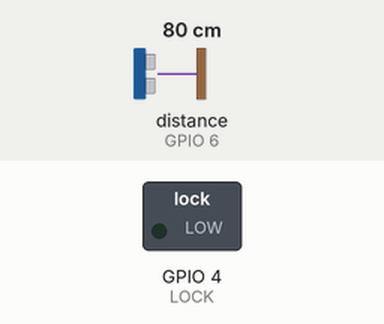
Recording of a sketch running on a simulated ESP8266 (NodeMCU). Parts: switched loads named in the sketch (green lamp = pin HIGH). Wiring (inferred from the names in the program): ultrasonic range finder: trigger GPIO 5; echo GPIO 6. Inputs (shaded band) come from the test bench; at power-on: distance to the obstacle (sensor on GPIO 6) 80 cm. The echo pulse lasts 58.3 µs per cm; WiFi joins after 1.5 s; servers stay silent unless stated; no MQTT or app messages arrive unless stated; pins used as bus, display or sensor lines are not drawn; what the sketch prints to the serial monitor is not drawn.

Above: at 4.2 s.
4.3 s: distance to the obstacle (sensor on GPIO 6) set to 12 cm
5.8 s: distance to the obstacle (sensor on GPIO 6) set to 9 cm
At 6.4 s:
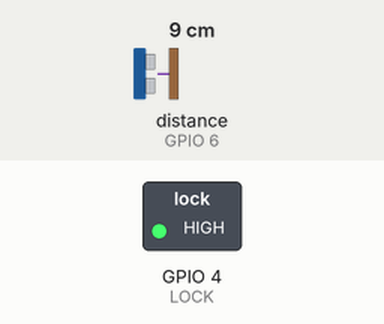
7.3 s: distance to the obstacle (sensor on GPIO 6) set to 18 cm
At 9.9 s:
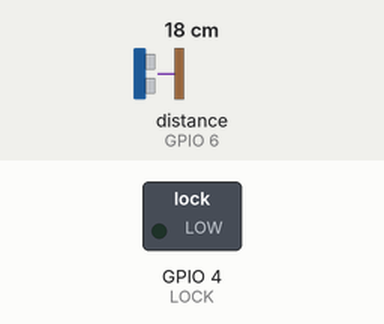
10.3 s: distance to the obstacle (sensor on GPIO 6) set to 2 cm
At 11.0 s:
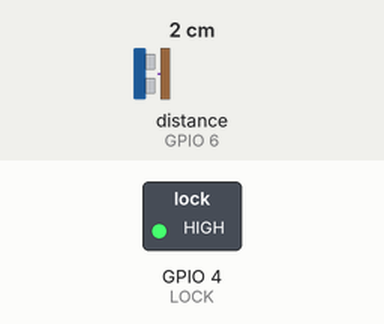
Timing chart, 0 to 12.8 s (numbered marks = the images above; inputs shaded):
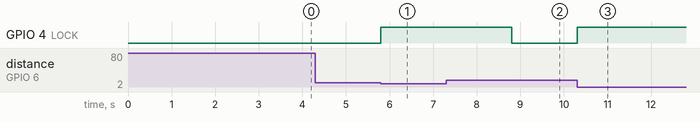

Measured:
- the behaviour switches between 11 and 10 cm on distance to the obstacle (sensor on GPIO 6) (found by bisection; images 0 and 1)
- after the input at 4.3 s, every drawn part: stays the same
- after the input at 5.8 s, GPIO 4 (LOCK): LOW → HIGH at once
- after the input at 7.3 s, GPIO 4 (LOCK): HIGH → LOW after 1.5 s
- after the input at 10.3 s, GPIO 4 (LOCK): LOW → HIGH at once

The sketch:

solenoid_lock_ultrasonic.ino
```cpp
// pin definitions
#define BUZZER 3
#define LOCK 4
#define TRIGGER 5
#define ECHO 6

// added feature if ESP8266 board is used
#if defined(ESP8266)
  #include <ESP8266WiFi.h>
  #include <MQTT.h>
  #define MQTT_BROKER "<INSERT MQTT BROKER HERE>"
  #define MQTT_CLIENT_ID "<INSERT MQTT CLIENT ID HERE>"
  #define MQTT_USER_ID "<INSERT USER ID HERE>"
  #define MQTT_KEY "<INSERT MQTT KEY HERE>"
  #define MQTT_TOPIC "<INSERT TOPIC HERE>"

  const char* ssid     = "<YOUR WIFI SSID>";
  const char* password = "<YOUR WIFI PASSWORD>";

  WiFiClient net;
  MQTTClient client;

  #include "MQTT_Functions.h"
#endif

// variables for reading obstacle distance
long duration;
int distance;

void setup() {
  Serial.begin(9600);
  pinMode(LOCK, OUTPUT);
  pinMode(TRIGGER, OUTPUT);
  pinMode(ECHO, INPUT);
  // make sure solenoid and buzzer is off at startup
  digitalWrite(LOCK, LOW);
  digitalWrite(BUZZER, LOW);
  // if ESP8266 is used, start WiFi connection
  #if defined(ESP8266)
    init_wifi();
  #endif
}

void loop() {
  // Clears the trigPin condition
  digitalWrite(TRIGGER, LOW);
  delayMicroseconds(2);
  // Sets the trigPin HIGH (ACTIVE) for 10 microseconds
  digitalWrite(TRIGGER, HIGH);
  delayMicroseconds(10);
  digitalWrite(TRIGGER, LOW);
  // Reads the echoPin, returns the sound wave travel time in microseconds
  duration = pulseIn(ECHO, HIGH);
  // Calculating the distance
  distance = duration * 0.034 / 2; // Speed of sound wave divided by 2 (go and back)
  // Displays the distance on the Serial Monitor
  if(distance < 10){
    digitalWrite(BUZZER, HIGH);
    digitalWrite(LOCK, HIGH);
    delay(3000);
    digitalWrite(BUZZER, LOW);
    digitalWrite(LOCK, LOW);
  }
}
```

MQTT_Functions.h
```cpp
/// <summary>
/// Connect to MQTT Broker
/// </summary>
#if defined(ESP8266)
void connect() {
  Serial.print("checking wifi...");
  while (WiFi.status() != WL_CONNECTED) {
    Serial.print(".");
    delay(1000);
  }

  Serial.print("\nconnecting...");
  while (!client.connect(MQTT_CLIENT_ID, MQTT_USER_ID, MQTT_KEY)) {
    Serial.print(".");
    delay(1000);
  }

  Serial.println("\nconnected to MQTT broker");

  client.subscribe(MQTT_TOPIC);
}

/// <summary>
/// Event when message is received from MQTT Broker
/// </summary>
void messageReceived(String &topic, String &payload) {
  int caretLoc;
  String message;
  String device_id;

  Serial.println("incoming: " + topic + " - " + payload);

  if(topic != MQTT_TOPIC) return;   // read only config messages
  caretLoc = payload.indexOf('>');
  if(caretLoc > 0){
    device_id = payload.substring(0,caretLoc);
    if(device_id != MQTT_CLIENT_ID) return; // if device id's don't match, discontinue
    message = payload.substring(caretLoc+1);
  }else{
    return;
  }

  if(message.indexOf("ON") > 0){
    digitalWrite(BUZZER, HIGH);
    digitalWrite(LOCK, HIGH);
    delay(3000);
    digitalWrite(BUZZER, LOW);
    digitalWrite(LOCK, LOW);
  }
}

/// <summary>
/// Normal operation after setting up using Access Point
/// </summary>
void init_wifi(){
  WiFi.mode(WIFI_STA);         // bug fix on AP still on after setup
  WiFi.begin(ssid, password);

  client.begin(MQTT_BROKER, net);
  client.onMessage(messageReceived);

  connect();
  delay(1000);

}
#endif
```
